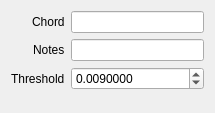
<?xml version="1.0" encoding="UTF-8"?>
<ui version="4.0">
 <class>AudioToMidiBlockEditor</class>
 <widget class="QWidget" name="AudioToMidiBlockEditor">
  <property name="geometry">
   <rect>
    <x>0</x>
    <y>0</y>
    <width>215</width>
    <height>113</height>
   </rect>
  </property>
  <property name="windowTitle">
   <string>AudioToMidiBlockEditor</string>
  </property>
  <layout class="QVBoxLayout" name="verticalLayout">
   <item>
    <layout class="QFormLayout" name="formLayout">
     <property name="labelAlignment">
      <set>Qt::AlignRight|Qt::AlignTrailing|Qt::AlignVCenter</set>
     </property>
     <item row="0" column="0">
      <widget class="QLabel" name="label">
       <property name="text">
        <string>Chord</string>
       </property>
      </widget>
     </item>
     <item row="0" column="1">
      <widget class="QLineEdit" name="le_chordDisplay">
       <property name="readOnly">
        <bool>true</bool>
       </property>
      </widget>
     </item>
     <item row="1" column="0">
      <widget class="QLabel" name="label_2">
       <property name="text">
        <string>Notes</string>
       </property>
      </widget>
     </item>
     <item row="1" column="1">
      <widget class="QLineEdit" name="le_notes">
       <property name="readOnly">
        <bool>true</bool>
       </property>
      </widget>
     </item>
     <item row="2" column="0">
      <widget class="QLabel" name="label_3">
       <property name="text">
        <string>Threshold</string>
       </property>
      </widget>
     </item>
     <item row="2" column="1">
      <widget class="QDoubleSpinBox" name="doubleSpinBox">
       <property name="decimals">
        <number>7</number>
       </property>
       <property name="maximum">
        <double>1.000000000000000</double>
       </property>
       <property name="singleStep">
        <double>0.001000000000000</double>
       </property>
       <property name="value">
        <double>0.009000000000000</double>
       </property>
      </widget>
     </item>
    </layout>
   </item>
  </layout>
 </widget>
 <resources/>
 <connections/>
</ui>
